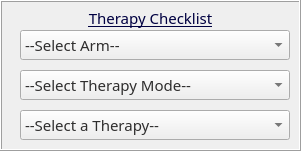
    <widget class="QFrame" name="frame_selectTherapy">
     <property name="geometry">
      <rect>
       <x>0</x>
       <y>120</y>
       <width>301</width>
       <height>151</height>
      </rect>
     </property>
     <property name="font">
      <font>
       <weight>50</weight>
       <bold>false</bold>
      </font>
     </property>
     <property name="frameShape">
      <enum>QFrame::Box</enum>
     </property>
     <property name="frameShadow">
      <enum>QFrame::Raised</enum>
     </property>
     <property name="lineWidth">
      <number>1</number>
     </property>
     <widget class="QLabel" name="label_selectTherapy">
      <property name="geometry">
       <rect>
        <x>8</x>
        <y>5</y>
        <width>285</width>
        <height>26</height>
       </rect>
      </property>
      <property name="palette">
       <palette>
        <active>
         <colorrole role="WindowText">
          <brush brushstyle="SolidPattern">
           <color alpha="255">
            <red>0</red>
            <green>0</green>
            <blue>65</blue>
           </color>
          </brush>
         </colorrole>
         <colorrole role="Text">
          <brush brushstyle="SolidPattern">
           <color alpha="255">
            <red>0</red>
            <green>85</green>
            <blue>0</blue>
           </color>
          </brush>
         </colorrole>
         <colorrole role="ButtonText">
          <brush brushstyle="SolidPattern">
           <color alpha="255">
            <red>0</red>
            <green>0</green>
            <blue>127</blue>
           </color>
          </brush>
         </colorrole>
         <colorrole role="Base">
          <brush brushstyle="SolidPattern">
           <color alpha="255">
            <red>255</red>
            <green>255</green>
            <blue>255</blue>
           </color>
          </brush>
         </colorrole>
         <colorrole role="Window">
          <brush brushstyle="SolidPattern">
           <color alpha="255">
            <red>255</red>
            <green>255</green>
            <blue>255</blue>
           </color>
          </brush>
         </colorrole>
         <colorrole role="Shadow">
          <brush brushstyle="SolidPattern">
           <color alpha="255">
            <red>0</red>
            <green>0</green>
            <blue>127</blue>
           </color>
          </brush>
         </colorrole>
         <colorrole role="PlaceholderText">
          <brush brushstyle="NoBrush">
           <color alpha="128">
            <red>0</red>
            <green>85</green>
            <blue>0</blue>
           </color>
          </brush>
         </colorrole>
        </active>
        <inactive>
         <colorrole role="WindowText">
          <brush brushstyle="SolidPattern">
           <color alpha="255">
            <red>0</red>
            <green>0</green>
            <blue>65</blue>
           </color>
          </brush>
         </colorrole>
         <colorrole role="Text">
          <brush brushstyle="SolidPattern">
           <color alpha="255">
            <red>0</red>
            <green>85</green>
            <blue>0</blue>
           </color>
          </brush>
         </colorrole>
         <colorrole role="ButtonText">
          <brush brushstyle="SolidPattern">
           <color alpha="255">
            <red>0</red>
            <green>0</green>
            <blue>127</blue>
           </color>
          </brush>
         </colorrole>
         <colorrole role="Base">
          <brush brushstyle="SolidPattern">
           <color alpha="255">
            <red>255</red>
            <green>255</green>
            <blue>255</blue>
           </color>
          </brush>
         </colorrole>
         <colorrole role="Window">
          <brush brushstyle="SolidPattern">
           <color alpha="255">
            <red>255</red>
            <green>255</green>
            <blue>255</blue>
           </color>
          </brush>
         </colorrole>
         <colorrole role="Shadow">
          <brush brushstyle="SolidPattern">
           <color alpha="255">
            <red>0</red>
            <green>0</green>
            <blue>127</blue>
           </color>
          </brush>
         </colorrole>
         <colorrole role="PlaceholderText">
          <brush brushstyle="NoBrush">
           <color alpha="128">
            <red>0</red>
            <green>85</green>
            <blue>0</blue>
           </color>
          </brush>
         </colorrole>
        </inactive>
        <disabled>
         <colorrole role="WindowText">
          <brush brushstyle="SolidPattern">
           <color alpha="255">
            <red>120</red>
            <green>120</green>
            <blue>120</blue>
           </color>
          </brush>
         </colorrole>
         <colorrole role="Text">
          <brush brushstyle="SolidPattern">
           <color alpha="255">
            <red>120</red>
            <green>120</green>
            <blue>120</blue>
           </color>
          </brush>
         </colorrole>
         <colorrole role="ButtonText">
          <brush brushstyle="SolidPattern">
           <color alpha="255">
            <red>120</red>
            <green>120</green>
            <blue>120</blue>
           </color>
          </brush>
         </colorrole>
         <colorrole role="Base">
          <brush brushstyle="SolidPattern">
           <color alpha="255">
            <red>255</red>
            <green>255</green>
            <blue>255</blue>
           </color>
          </brush>
         </colorrole>
         <colorrole role="Window">
          <brush brushstyle="SolidPattern">
           <color alpha="255">
            <red>255</red>
            <green>255</green>
            <blue>255</blue>
           </color>
          </brush>
         </colorrole>
         <colorrole role="Shadow">
          <brush brushstyle="SolidPattern">
           <color alpha="255">
            <red>0</red>
            <green>0</green>
            <blue>127</blue>
           </color>
          </brush>
         </colorrole>
         <colorrole role="PlaceholderText">
          <brush brushstyle="NoBrush">
           <color alpha="128">
            <red>0</red>
            <green>85</green>
            <blue>0</blue>
           </color>
          </brush>
         </colorrole>
        </disabled>
       </palette>
      </property>
      <property name="font">
       <font>
        <family>Tunga</family>
        <pointsize>11</pointsize>
        <weight>50</weight>
        <bold>false</bold>
        <underline>true</underline>
        <kerning>true</kerning>
       </font>
      </property>
      <property name="cursor">
       <cursorShape>PointingHandCursor</cursorShape>
      </property>
      <property name="frameShape">
       <enum>QFrame::NoFrame</enum>
      </property>
      <property name="frameShadow">
       <enum>QFrame::Plain</enum>
      </property>
      <property name="text">
       <string>Therapy Checklist</string>
      </property>
      <property name="scaledContents">
       <bool>true</bool>
      </property>
      <property name="alignment">
       <set>Qt::AlignCenter</set>
      </property>
     </widget>
     <widget class="QComboBox" name="combo_armSelection">
      <property name="geometry">
       <rect>
        <x>20</x>
        <y>30</y>
        <width>270</width>
        <height>30</height>
       </rect>
      </property>
      <property name="palette">
       <palette>
        <active>
         <colorrole role="WindowText">
          <brush brushstyle="SolidPattern">
           <color alpha="255">
            <red>0</red>
            <green>0</green>
            <blue>0</blue>
           </color>
          </brush>
         </colorrole>
         <colorrole role="Text">
          <brush brushstyle="SolidPattern">
           <color alpha="255">
            <red>0</red>
            <green>85</green>
            <blue>0</blue>
           </color>
          </brush>
         </colorrole>
         <colorrole role="ButtonText">
          <brush brushstyle="SolidPattern">
           <color alpha="255">
            <red>0</red>
            <green>0</green>
            <blue>0</blue>
           </color>
          </brush>
         </colorrole>
         <colorrole role="PlaceholderText">
          <brush brushstyle="NoBrush">
           <color alpha="128">
            <red>0</red>
            <green>85</green>
            <blue>0</blue>
           </color>
          </brush>
         </colorrole>
        </active>
        <inactive>
         <colorrole role="WindowText">
          <brush brushstyle="SolidPattern">
           <color alpha="255">
            <red>47</red>
            <green>46</green>
            <blue>46</blue>
           </color>
          </brush>
         </colorrole>
         <colorrole role="Text">
          <brush brushstyle="SolidPattern">
           <color alpha="255">
            <red>47</red>
            <green>46</green>
            <blue>46</blue>
           </color>
          </brush>
         </colorrole>
         <colorrole role="ButtonText">
          <brush brushstyle="SolidPattern">
           <color alpha="255">
            <red>47</red>
            <green>46</green>
            <blue>46</blue>
           </color>
          </brush>
         </colorrole>
         <colorrole role="PlaceholderText">
          <brush brushstyle="NoBrush">
           <color alpha="128">
            <red>0</red>
            <green>85</green>
            <blue>0</blue>
           </color>
          </brush>
         </colorrole>
        </inactive>
        <disabled>
         <colorrole role="WindowText">
          <brush brushstyle="SolidPattern">
           <color alpha="255">
            <red>47</red>
            <green>46</green>
            <blue>46</blue>
           </color>
          </brush>
         </colorrole>
         <colorrole role="Text">
          <brush brushstyle="SolidPattern">
           <color alpha="255">
            <red>47</red>
            <green>46</green>
            <blue>46</blue>
           </color>
          </brush>
         </colorrole>
         <colorrole role="ButtonText">
          <brush brushstyle="SolidPattern">
           <color alpha="255">
            <red>47</red>
            <green>46</green>
            <blue>46</blue>
           </color>
          </brush>
         </colorrole>
         <colorrole role="PlaceholderText">
          <brush brushstyle="NoBrush">
           <color alpha="128">
            <red>0</red>
            <green>85</green>
            <blue>0</blue>
           </color>
          </brush>
         </colorrole>
        </disabled>
       </palette>
      </property>
      <property name="font">
       <font>
        <family>Tunga</family>
        <pointsize>11</pointsize>
        <weight>50</weight>
        <bold>false</bold>
       </font>
      </property>
      <property name="cursor">
       <cursorShape>PointingHandCursor</cursorShape>
      </property>
      <property name="acceptDrops">
       <bool>false</bool>
      </property>
      <property name="toolTip">
       <string>Select the type of therapy.</string>
      </property>
      <property name="whatsThis">
       <string/>
      </property>
      <property name="currentText">
       <string>--Select Arm--</string>
      </property>
      <property name="maxVisibleItems">
       <number>12</number>
      </property>
      <property name="sizeAdjustPolicy">
       <enum>QComboBox::AdjustToMinimumContentsLength</enum>
      </property>
      <property name="minimumContentsLength">
       <number>0</number>
      </property>
      <property name="iconSize">
       <size>
        <width>20</width>
        <height>20</height>
       </size>
      </property>
      <property name="frame">
       <bool>true</bool>
      </property>
      <property name="modelColumn">
       <number>0</number>
      </property>
      <item>
       <property name="text">
        <string>--Select Arm--</string>
       </property>
      </item>
      <item>
       <property name="text">
        <string>Right Arm</string>
       </property>
      </item>
      <item>
       <property name="text">
        <string>Left Arm</string>
       </property>
      </item>
     </widget>
     <widget class="QComboBox" name="combo_therapyModeSelection">
      <property name="geometry">
       <rect>
        <x>20</x>
        <y>70</y>
        <width>270</width>
        <height>30</height>
       </rect>
      </property>
      <property name="palette">
       <palette>
        <active>
         <colorrole role="WindowText">
          <brush brushstyle="SolidPattern">
           <color alpha="255">
            <red>0</red>
            <green>0</green>
            <blue>0</blue>
           </color>
          </brush>
         </colorrole>
         <colorrole role="Text">
          <brush brushstyle="SolidPattern">
           <color alpha="255">
            <red>0</red>
            <green>85</green>
            <blue>0</blue>
           </color>
          </brush>
         </colorrole>
         <colorrole role="ButtonText">
          <brush brushstyle="SolidPattern">
           <color alpha="255">
            <red>0</red>
            <green>0</green>
            <blue>0</blue>
           </color>
          </brush>
         </colorrole>
         <colorrole role="PlaceholderText">
          <brush brushstyle="NoBrush">
           <color alpha="128">
            <red>0</red>
            <green>85</green>
            <blue>0</blue>
           </color>
          </brush>
         </colorrole>
        </active>
        <inactive>
         <colorrole role="WindowText">
          <brush brushstyle="SolidPattern">
           <color alpha="255">
            <red>47</red>
            <green>46</green>
            <blue>46</blue>
           </color>
          </brush>
         </colorrole>
         <colorrole role="Text">
          <brush brushstyle="SolidPattern">
           <color alpha="255">
            <red>47</red>
            <green>46</green>
            <blue>46</blue>
           </color>
          </brush>
         </colorrole>
         <colorrole role="ButtonText">
          <brush brushstyle="SolidPattern">
           <color alpha="255">
            <red>47</red>
            <green>46</green>
            <blue>46</blue>
           </color>
          </brush>
         </colorrole>
         <colorrole role="PlaceholderText">
          <brush brushstyle="NoBrush">
           <color alpha="128">
            <red>0</red>
            <green>85</green>
            <blue>0</blue>
           </color>
          </brush>
         </colorrole>
        </inactive>
        <disabled>
         <colorrole role="WindowText">
          <brush brushstyle="SolidPattern">
           <color alpha="255">
            <red>47</red>
            <green>46</green>
            <blue>46</blue>
           </color>
          </brush>
         </colorrole>
         <colorrole role="Text">
          <brush brushstyle="SolidPattern">
           <color alpha="255">
            <red>47</red>
            <green>46</green>
            <blue>46</blue>
           </color>
          </brush>
         </colorrole>
         <colorrole role="ButtonText">
          <brush brushstyle="SolidPattern">
           <color alpha="255">
            <red>47</red>
            <green>46</green>
            <blue>46</blue>
           </color>
          </brush>
         </colorrole>
         <colorrole role="PlaceholderText">
          <brush brushstyle="NoBrush">
           <color alpha="128">
            <red>0</red>
            <green>85</green>
            <blue>0</blue>
           </color>
          </brush>
         </colorrole>
        </disabled>
       </palette>
      </property>
      <property name="font">
       <font>
        <family>Tunga</family>
        <pointsize>11</pointsize>
        <weight>50</weight>
        <bold>false</bold>
       </font>
      </property>
      <property name="cursor">
       <cursorShape>PointingHandCursor</cursorShape>
      </property>
      <property name="acceptDrops">
       <bool>false</bool>
      </property>
      <property name="toolTip">
       <string>Select the type of therapy.</string>
      </property>
      <property name="currentText">
       <string>--Select Therapy Mode--</string>
      </property>
      <property name="maxVisibleItems">
       <number>12</number>
      </property>
      <property name="sizeAdjustPolicy">
       <enum>QComboBox::AdjustToMinimumContentsLength</enum>
      </property>
      <property name="minimumContentsLength">
       <number>0</number>
      </property>
      <property name="iconSize">
       <size>
        <width>20</width>
        <height>20</height>
       </size>
      </property>
      <property name="frame">
       <bool>true</bool>
      </property>
      <property name="modelColumn">
       <number>0</number>
      </property>
      <item>
       <property name="text">
        <string>--Select Therapy Mode--</string>
       </property>
      </item>
      <item>
       <property name="text">
        <string>Right Arm</string>
       </property>
      </item>
      <item>
       <property name="text">
        <string>Left Arm</string>
       </property>
      </item>
     </widget>
     <widget class="QComboBox" name="combo_therapySelection">
      <property name="geometry">
       <rect>
        <x>20</x>
        <y>110</y>
        <width>270</width>
        <height>30</height>
       </rect>
      </property>
      <property name="palette">
       <palette>
        <active>
         <colorrole role="WindowText">
          <brush brushstyle="SolidPattern">
           <color alpha="255">
            <red>0</red>
            <green>0</green>
            <blue>0</blue>
           </color>
          </brush>
         </colorrole>
         <colorrole role="Text">
          <brush brushstyle="SolidPattern">
           <color alpha="255">
            <red>0</red>
            <green>85</green>
            <blue>0</blue>
           </color>
          </brush>
         </colorrole>
         <colorrole role="ButtonText">
          <brush brushstyle="SolidPattern">
           <color alpha="255">
            <red>0</red>
            <green>0</green>
            <blue>0</blue>
           </color>
          </brush>
         </colorrole>
         <colorrole role="PlaceholderText">
          <brush brushstyle="NoBrush">
           <color alpha="128">
            <red>0</red>
            <green>85</green>
            <blue>0</blue>
           </color>
          </brush>
         </colorrole>
        </active>
        <inactive>
         <colorrole role="WindowText">
          <brush brushstyle="SolidPattern">
           <color alpha="255">
            <red>47</red>
            <green>46</green>
            <blue>46</blue>
           </color>
          </brush>
         </colorrole>
         <colorrole role="Text">
          <brush brushstyle="SolidPattern">
           <color alpha="255">
            <red>47</red>
            <green>46</green>
            <blue>46</blue>
           </color>
          </brush>
         </colorrole>
         <colorrole role="ButtonText">
          <brush brushstyle="SolidPattern">
           <color alpha="255">
            <red>47</red>
            <green>46</green>
            <blue>46</blue>
           </color>
          </brush>
         </colorrole>
         <colorrole role="PlaceholderText">
          <brush brushstyle="NoBrush">
           <color alpha="128">
            <red>0</red>
            <green>85</green>
            <blue>0</blue>
           </color>
          </brush>
         </colorrole>
        </inactive>
        <disabled>
         <colorrole role="WindowText">
          <brush brushstyle="SolidPattern">
           <color alpha="255">
            <red>47</red>
            <green>46</green>
            <blue>46</blue>
           </color>
          </brush>
         </colorrole>
         <colorrole role="Text">
          <brush brushstyle="SolidPattern">
           <color alpha="255">
            <red>47</red>
            <green>46</green>
            <blue>46</blue>
           </color>
          </brush>
         </colorrole>
         <colorrole role="ButtonText">
          <brush brushstyle="SolidPattern">
           <color alpha="255">
            <red>47</red>
            <green>46</green>
            <blue>46</blue>
           </color>
          </brush>
         </colorrole>
         <colorrole role="PlaceholderText">
          <brush brushstyle="NoBrush">
           <color alpha="128">
            <red>0</red>
            <green>85</green>
            <blue>0</blue>
           </color>
          </brush>
         </colorrole>
        </disabled>
       </palette>
      </property>
      <property name="font">
       <font>
        <family>Tunga</family>
        <pointsize>11</pointsize>
        <weight>50</weight>
        <bold>false</bold>
       </font>
      </property>
      <property name="cursor">
       <cursorShape>PointingHandCursor</cursorShape>
      </property>
      <property name="acceptDrops">
       <bool>false</bool>
      </property>
      <property name="toolTip">
       <string>Select the type of therapy.</string>
      </property>
      <property name="currentText">
       <string>--Select a Therapy--</string>
      </property>
      <property name="maxVisibleItems">
       <number>12</number>
      </property>
      <property name="sizeAdjustPolicy">
       <enum>QComboBox::AdjustToMinimumContentsLength</enum>
      </property>
      <property name="minimumContentsLength">
       <number>0</number>
      </property>
      <property name="iconSize">
       <size>
        <width>20</width>
        <height>20</height>
       </size>
      </property>
      <property name="frame">
       <bool>true</bool>
      </property>
      <property name="modelColumn">
       <number>0</number>
      </property>
      <item>
       <property name="text">
        <string>--Select a Therapy--</string>
       </property>
      </item>
      <item>
       <property name="text">
        <string>Therapy_Name_1</string>
       </property>
      </item>
      <item>
       <property name="text">
        <string>Therapy_Name_2</string>
       </property>
      </item>
     </widget>
    </widget>
